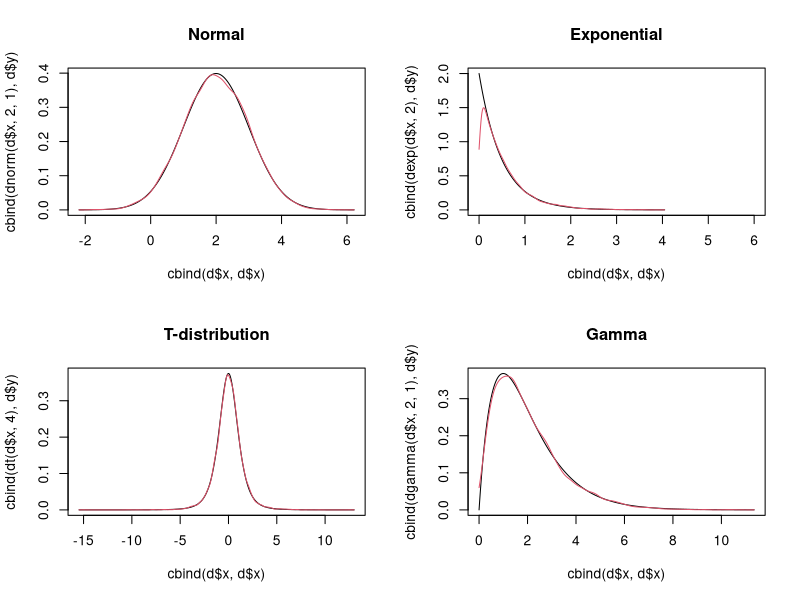

Source code (R):
#Exercise 16
n = 10000
par(mfrow=c(2,2))

#a
print("Normal")
z = rnorm(n,2,1)

#b
d = density(z)
matplot(cbind(d$x,d$x),cbind(dnorm(d$x,2,1),d$y),type="l",lty=1,main="Normal")

#c
print("mean and sd")
show(c(mean(z),sd(z)))

#d
v = z[z>3]
print("True and estimated conditional mean")
show(c(2+exp(-0.5)/(sqrt(2*pi)*(1-pnorm(1))),mean(v)))

show(length(v))
#e1
print("Exponential")
z = rexp(n,2)
d = density(z,from=0)
matplot(cbind(d$x,d$x),cbind(dexp(d$x,2),d$y),type="l",lty=1,main="Exponential", xlim = c(0, 6))
print("mean and sd")
show(c(mean(z),sd(z)))
v = z[z>3]
print("True and estimated conditional mean")
show(c(3.5,mean(v)))
show(length(v))
#e2
print("T-distribution")
z = rt(n,4)
d = density(z)
matplot(cbind(d$x,d$x),cbind(dt(d$x,4),d$y),type="l",lty=1,main="T-distribution")
print("mean and sd")
show(c(mean(z),sd(z)))
v = z[z>3]
print("Estimated conditional mean")
show(mean(v))
show(length(v))
#e4
print("Gamma")
z = rgamma(n,2,1)
d = density(z,from=0)
matplot(cbind(d$x,d$x),cbind(dgamma(d$x,2,1),d$y),type="l",lty=1,main="Gamma")
show(c(mean(z),sd(z)))
print("Estimated conditional mean")
v = z[z>3]
show(mean(v))
show(length(v))

